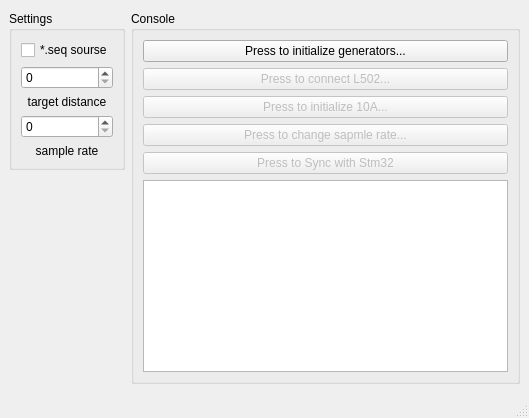
<?xml version="1.0" encoding="UTF-8"?>
<ui version="4.0">
 <class>DeviceManager</class>
 <widget class="QMainWindow" name="DeviceManager">
  <property name="enabled">
   <bool>true</bool>
  </property>
  <property name="geometry">
   <rect>
    <x>0</x>
    <y>0</y>
    <width>529</width>
    <height>418</height>
   </rect>
  </property>
  <property name="focusPolicy">
   <enum>Qt::NoFocus</enum>
  </property>
  <property name="windowTitle">
   <string>Manager</string>
  </property>
  <widget class="QWidget" name="centralwidget">
   <layout class="QFormLayout" name="formLayout">
    <item row="0" column="0">
     <widget class="QGroupBox" name="Settings">
      <property name="sizePolicy">
       <sizepolicy hsizetype="Preferred" vsizetype="Fixed">
        <horstretch>0</horstretch>
        <verstretch>0</verstretch>
       </sizepolicy>
      </property>
      <property name="title">
       <string>Settings</string>
      </property>
      <layout class="QVBoxLayout" name="verticalLayout">
       <item>
        <widget class="QCheckBox" name="checkSourseSeqFile">
         <property name="text">
          <string>*.seq sourse</string>
         </property>
        </widget>
       </item>
       <item>
        <widget class="QSpinBox" name="targetDelay">
         <property name="maximum">
          <number>990</number>
         </property>
        </widget>
       </item>
       <item>
        <widget class="QLabel" name="label">
         <property name="text">
          <string>target distance</string>
         </property>
         <property name="alignment">
          <set>Qt::AlignCenter</set>
         </property>
        </widget>
       </item>
       <item>
        <widget class="QSpinBox" name="sampleRate"/>
       </item>
       <item>
        <widget class="QLabel" name="label_2">
         <property name="text">
          <string>sample rate</string>
         </property>
         <property name="alignment">
          <set>Qt::AlignCenter</set>
         </property>
        </widget>
       </item>
      </layout>
     </widget>
    </item>
    <item row="0" column="1">
     <widget class="QGroupBox" name="Console">
      <property name="sizePolicy">
       <sizepolicy hsizetype="Expanding" vsizetype="Expanding">
        <horstretch>0</horstretch>
        <verstretch>0</verstretch>
       </sizepolicy>
      </property>
      <property name="title">
       <string>Console</string>
      </property>
      <layout class="QGridLayout" name="gridLayout">
       <item row="4" column="1">
        <widget class="QPushButton" name="SyncStm32">
         <property name="enabled">
          <bool>false</bool>
         </property>
         <property name="text">
          <string>Press to Sync with Stm32</string>
         </property>
        </widget>
       </item>
       <item row="0" column="1">
        <widget class="QPushButton" name="initGens">
         <property name="layoutDirection">
          <enum>Qt::LeftToRight</enum>
         </property>
         <property name="autoFillBackground">
          <bool>false</bool>
         </property>
         <property name="text">
          <string>Press to initialize generators...</string>
         </property>
         <property name="autoDefault">
          <bool>false</bool>
         </property>
        </widget>
       </item>
       <item row="2" column="1">
        <widget class="QPushButton" name="init10A">
         <property name="enabled">
          <bool>false</bool>
         </property>
         <property name="text">
          <string>Press to initialize 10A...</string>
         </property>
        </widget>
       </item>
       <item row="5" column="1">
        <widget class="QTextBrowser" name="textBrowser"/>
       </item>
       <item row="1" column="1">
        <widget class="QPushButton" name="connectL502devices">
         <property name="enabled">
          <bool>false</bool>
         </property>
         <property name="text">
          <string>Press to connect L502...</string>
         </property>
        </widget>
       </item>
       <item row="3" column="1">
        <widget class="QPushButton" name="changeSampleRate">
         <property name="enabled">
          <bool>false</bool>
         </property>
         <property name="text">
          <string>Press to change sapmle rate...</string>
         </property>
        </widget>
       </item>
      </layout>
     </widget>
    </item>
   </layout>
  </widget>
  <widget class="QStatusBar" name="statusbar"/>
 </widget>
 <resources/>
 <connections/>
</ui>
